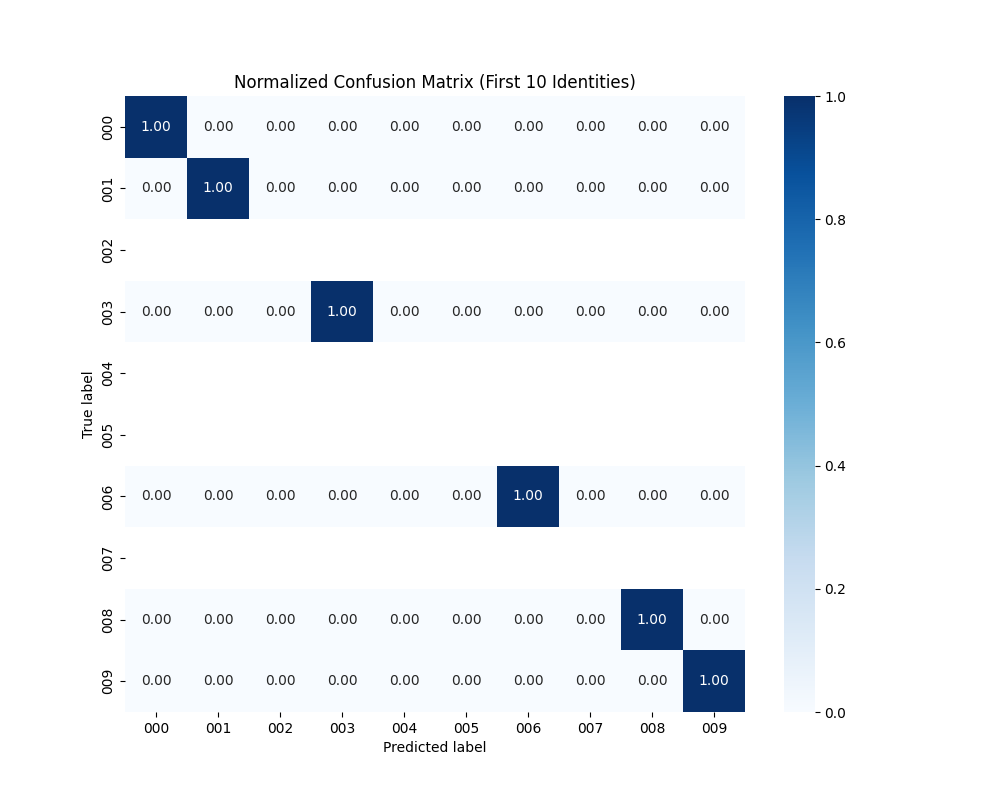
#> input picture confusion_matrix.png, 1000 x 800 px
$ python -i preprocessing.py   (imports and definitions only)
#> lines starting #> are read from the running program, lines starting #| are printed output that depends on the picture
import cv2
import numpy as np

def preprocess(image):

    # 1. Noise Reduction using Median Blur
    blurred = cv2.medianBlur(image, 3)

    # 2. Contrast Enhancement (CLAHE)
    clahe = cv2.createCLAHE(clipLimit=2.0, tileGridSize=(8, 8))
    enhanced = clahe.apply(blurred)

    # 3. Normalization
    normalized = cv2.normalize(enhanced, None, 0, 255, cv2.NORM_MINMAX)

    return normalized

>>> import cv2
>>> picture = cv2.imread('../confusion_matrix.png', cv2.IMREAD_GRAYSCALE)
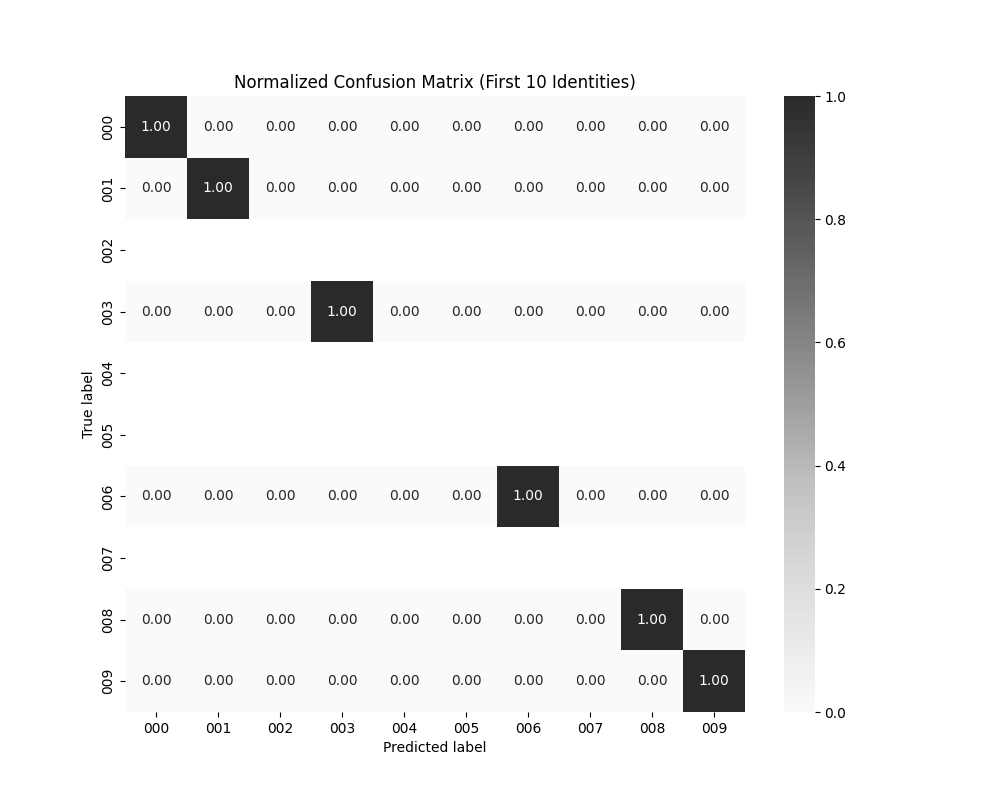
#> picture: shape (800, 1000); min 0, max 255, mean 242.7
>>> result = preprocess(picture)
#> in preprocess, `blurred = cv2.medianBlur(image, 3)`:
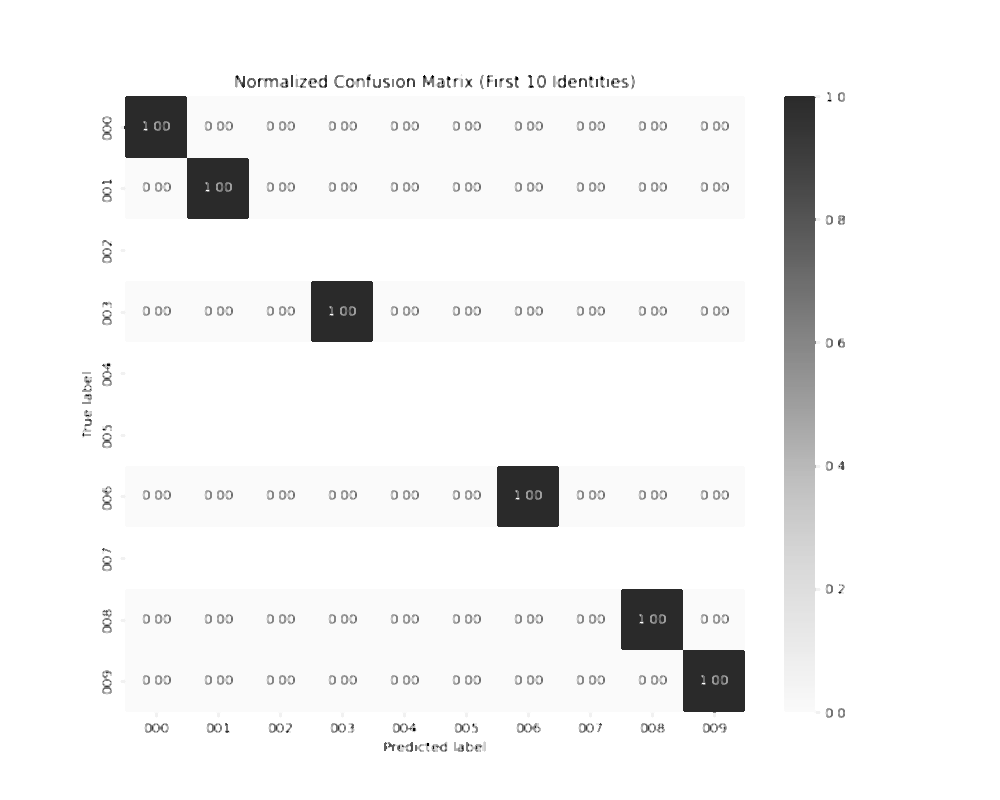
#> blurred: shape (800, 1000); min 0, max 255, mean 243.6

$ run again, on roc_curve.png
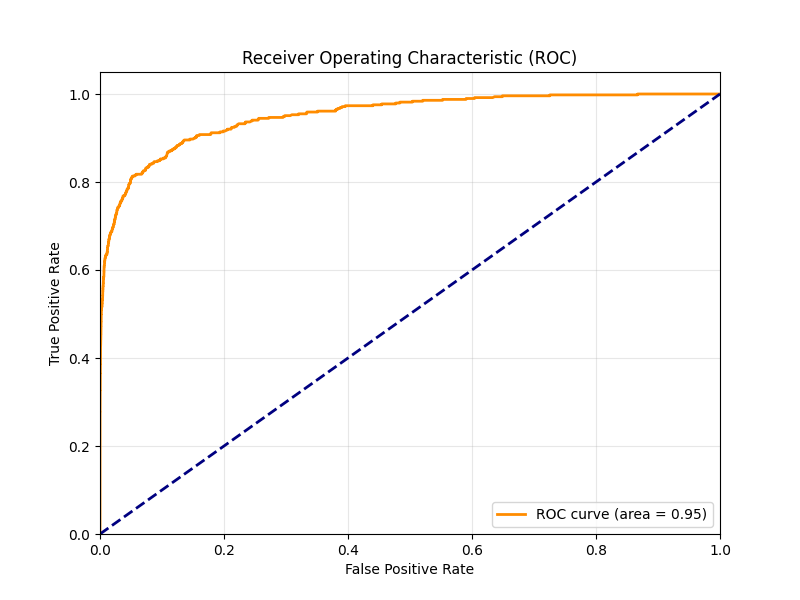
#> input picture roc_curve.png, 800 x 600 px
#> in preprocess, `blurred = cv2.medianBlur(image, 3)`:
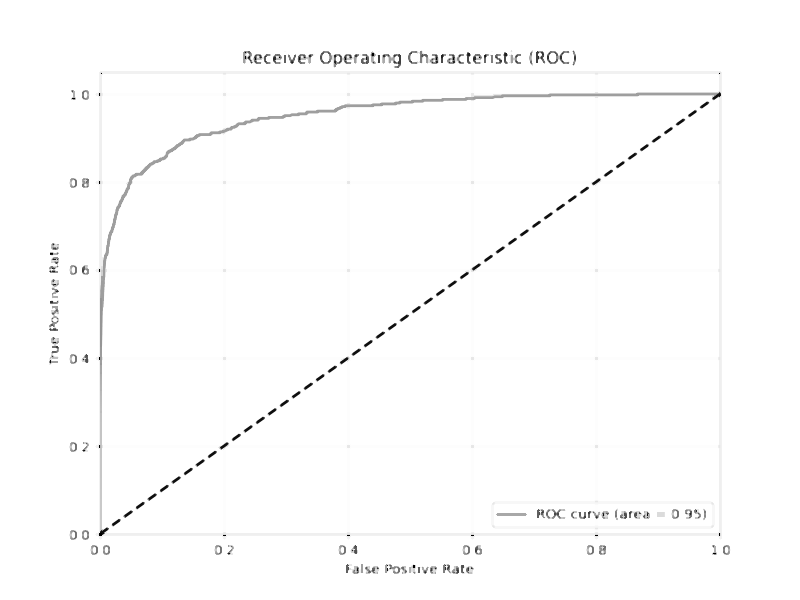
#> blurred: shape (600, 800); min 0, max 255, mean 252.4
